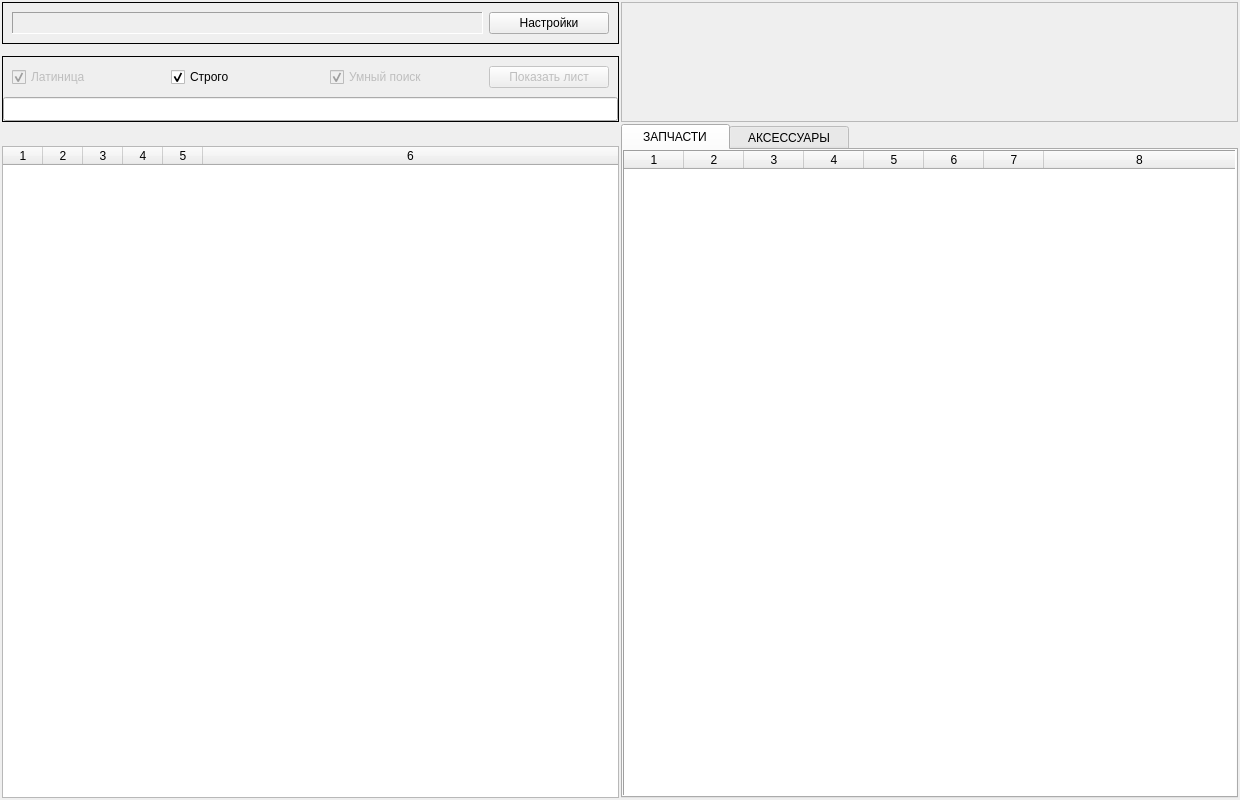
<?xml version="1.0" encoding="UTF-8"?>
<ui version="4.0">
 <class>MainWindow</class>
 <widget class="QMainWindow" name="MainWindow">
  <property name="geometry">
   <rect>
    <x>0</x>
    <y>0</y>
    <width>1240</width>
    <height>800</height>
   </rect>
  </property>
  <property name="windowTitle">
   <string notr="true">MDA</string>
  </property>
  <property name="iconSize">
   <size>
    <width>64</width>
    <height>64</height>
   </size>
  </property>
  <widget class="QWidget" name="centralwidget">
   <layout class="QVBoxLayout" name="verticalLayout">
    <property name="spacing">
     <number>2</number>
    </property>
    <property name="leftMargin">
     <number>2</number>
    </property>
    <property name="topMargin">
     <number>2</number>
    </property>
    <property name="rightMargin">
     <number>2</number>
    </property>
    <property name="bottomMargin">
     <number>2</number>
    </property>
    <item>
     <widget class="QWidget" name="HEAD" native="true">
      <property name="sizePolicy">
       <sizepolicy hsizetype="Preferred" vsizetype="Fixed">
        <horstretch>0</horstretch>
        <verstretch>120</verstretch>
       </sizepolicy>
      </property>
      <property name="minimumSize">
       <size>
        <width>0</width>
        <height>120</height>
       </size>
      </property>
      <property name="maximumSize">
       <size>
        <width>16777215</width>
        <height>120</height>
       </size>
      </property>
      <layout class="QHBoxLayout" name="horizontalLayout">
       <property name="spacing">
        <number>2</number>
       </property>
       <property name="leftMargin">
        <number>0</number>
       </property>
       <property name="topMargin">
        <number>0</number>
       </property>
       <property name="rightMargin">
        <number>0</number>
       </property>
       <property name="bottomMargin">
        <number>0</number>
       </property>
       <item>
        <widget class="QWidget" name="widget_3" native="true">
         <property name="sizePolicy">
          <sizepolicy hsizetype="Expanding" vsizetype="Expanding">
           <horstretch>0</horstretch>
           <verstretch>0</verstretch>
          </sizepolicy>
         </property>
         <layout class="QVBoxLayout" name="verticalLayout_3">
          <property name="spacing">
           <number>2</number>
          </property>
          <property name="leftMargin">
           <number>0</number>
          </property>
          <property name="topMargin">
           <number>0</number>
          </property>
          <property name="rightMargin">
           <number>0</number>
          </property>
          <property name="bottomMargin">
           <number>0</number>
          </property>
          <item>
           <widget class="QFrame" name="frame">
            <property name="frameShape">
             <enum>QFrame::Box</enum>
            </property>
            <property name="frameShadow">
             <enum>QFrame::Plain</enum>
            </property>
            <property name="lineWidth">
             <number>1</number>
            </property>
            <layout class="QHBoxLayout" name="horizontalLayout_5">
             <property name="leftMargin">
              <number>9</number>
             </property>
             <property name="topMargin">
              <number>9</number>
             </property>
             <property name="rightMargin">
              <number>9</number>
             </property>
             <property name="bottomMargin">
              <number>9</number>
             </property>
             <item>
              <widget class="QLabel" name="price_name">
               <property name="font">
                <font>
                 <pointsize>9</pointsize>
                </font>
               </property>
               <property name="frameShape">
                <enum>QFrame::Panel</enum>
               </property>
               <property name="frameShadow">
                <enum>QFrame::Sunken</enum>
               </property>
               <property name="text">
                <string/>
               </property>
               <property name="alignment">
                <set>Qt::AlignCenter</set>
               </property>
              </widget>
             </item>
             <item>
              <widget class="QPushButton" name="settings_button">
               <property name="maximumSize">
                <size>
                 <width>120</width>
                 <height>16777215</height>
                </size>
               </property>
               <property name="sizeIncrement">
                <size>
                 <width>120</width>
                 <height>0</height>
                </size>
               </property>
               <property name="text">
                <string>Настройки</string>
               </property>
              </widget>
             </item>
            </layout>
           </widget>
          </item>
          <item>
           <spacer name="verticalSpacer_2">
            <property name="orientation">
             <enum>Qt::Vertical</enum>
            </property>
            <property name="sizeHint" stdset="0">
             <size>
              <width>20</width>
              <height>40</height>
             </size>
            </property>
           </spacer>
          </item>
          <item>
           <widget class="QFrame" name="frame_2">
            <property name="frameShape">
             <enum>QFrame::Box</enum>
            </property>
            <property name="frameShadow">
             <enum>QFrame::Plain</enum>
            </property>
            <layout class="QVBoxLayout" name="verticalLayout_7">
             <property name="spacing">
              <number>0</number>
             </property>
             <property name="leftMargin">
              <number>0</number>
             </property>
             <property name="topMargin">
              <number>0</number>
             </property>
             <property name="rightMargin">
              <number>0</number>
             </property>
             <property name="bottomMargin">
              <number>0</number>
             </property>
             <item>
              <widget class="QFrame" name="frame">
               <property name="frameShape">
                <enum>QFrame::NoFrame</enum>
               </property>
               <property name="frameShadow">
                <enum>QFrame::Plain</enum>
               </property>
               <property name="lineWidth">
                <number>1</number>
               </property>
               <layout class="QHBoxLayout" name="horizontalLayout_4">
                <property name="leftMargin">
                 <number>9</number>
                </property>
                <property name="topMargin">
                 <number>9</number>
                </property>
                <property name="rightMargin">
                 <number>9</number>
                </property>
                <property name="bottomMargin">
                 <number>9</number>
                </property>
                <item>
                 <widget class="QCheckBox" name="chb_search_eng">
                  <property name="enabled">
                   <bool>false</bool>
                  </property>
                  <property name="text">
                   <string>Латиница</string>
                  </property>
                  <property name="checked">
                   <bool>true</bool>
                  </property>
                 </widget>
                </item>
                <item>
                 <widget class="QCheckBox" name="chb_search_strict">
                  <property name="text">
                   <string>Строго</string>
                  </property>
                  <property name="checked">
                   <bool>true</bool>
                  </property>
                 </widget>
                </item>
                <item>
                 <widget class="QCheckBox" name="checkBox">
                  <property name="enabled">
                   <bool>false</bool>
                  </property>
                  <property name="text">
                   <string>Умный поиск</string>
                  </property>
                  <property name="checkable">
                   <bool>true</bool>
                  </property>
                  <property name="checked">
                   <bool>true</bool>
                  </property>
                 </widget>
                </item>
                <item>
                 <widget class="QPushButton" name="pushButton">
                  <property name="enabled">
                   <bool>false</bool>
                  </property>
                  <property name="maximumSize">
                   <size>
                    <width>120</width>
                    <height>16777215</height>
                   </size>
                  </property>
                  <property name="sizeIncrement">
                   <size>
                    <width>120</width>
                    <height>0</height>
                   </size>
                  </property>
                  <property name="text">
                   <string>Показать лист</string>
                  </property>
                  <property name="autoDefault">
                   <bool>false</bool>
                  </property>
                  <property name="default">
                   <bool>false</bool>
                  </property>
                  <property name="flat">
                   <bool>false</bool>
                  </property>
                 </widget>
                </item>
               </layout>
              </widget>
             </item>
             <item>
              <widget class="QLineEdit" name="input_search">
               <property name="sizePolicy">
                <sizepolicy hsizetype="Expanding" vsizetype="Fixed">
                 <horstretch>0</horstretch>
                 <verstretch>0</verstretch>
                </sizepolicy>
               </property>
               <property name="minimumSize">
                <size>
                 <width>0</width>
                 <height>24</height>
                </size>
               </property>
               <property name="maximumSize">
                <size>
                 <width>16777215</width>
                 <height>24</height>
                </size>
               </property>
               <property name="font">
                <font>
                 <pointsize>16</pointsize>
                 <weight>75</weight>
                 <bold>true</bold>
                </font>
               </property>
               <property name="layoutDirection">
                <enum>Qt::LeftToRight</enum>
               </property>
               <property name="autoFillBackground">
                <bool>false</bool>
               </property>
               <property name="maxLength">
                <number>255</number>
               </property>
               <property name="alignment">
                <set>Qt::AlignCenter</set>
               </property>
              </widget>
             </item>
            </layout>
           </widget>
          </item>
         </layout>
         <zorder>frame</zorder>
         <zorder>verticalSpacer_2</zorder>
         <zorder>frame_2</zorder>
        </widget>
       </item>
       <item>
        <widget class="QScrollArea" name="scroll_models">
         <property name="widgetResizable">
          <bool>true</bool>
         </property>
         <property name="alignment">
          <set>Qt::AlignBottom|Qt::AlignLeading|Qt::AlignLeft</set>
         </property>
         <widget class="QWidget" name="scroll_models_layout">
          <property name="geometry">
           <rect>
            <x>0</x>
            <y>0</y>
            <width>615</width>
            <height>118</height>
           </rect>
          </property>
          <property name="font">
           <font>
            <pointsize>9</pointsize>
            <weight>50</weight>
            <bold>false</bold>
           </font>
          </property>
          <layout class="QVBoxLayout" name="verticalLayout_2">
           <property name="spacing">
            <number>0</number>
           </property>
           <property name="leftMargin">
            <number>0</number>
           </property>
           <property name="topMargin">
            <number>0</number>
           </property>
           <property name="rightMargin">
            <number>0</number>
           </property>
           <property name="bottomMargin">
            <number>0</number>
           </property>
          </layout>
         </widget>
        </widget>
       </item>
      </layout>
     </widget>
    </item>
    <item>
     <widget class="QWidget" name="BODY" native="true">
      <layout class="QHBoxLayout" name="horizontalLayout_3">
       <property name="spacing">
        <number>2</number>
       </property>
       <property name="leftMargin">
        <number>0</number>
       </property>
       <property name="topMargin">
        <number>0</number>
       </property>
       <property name="rightMargin">
        <number>0</number>
       </property>
       <property name="bottomMargin">
        <number>0</number>
       </property>
       <item>
        <widget class="QWidget" name="price_widget" native="true">
         <layout class="QVBoxLayout" name="verticalLayout_4">
          <property name="spacing">
           <number>2</number>
          </property>
          <property name="leftMargin">
           <number>0</number>
          </property>
          <property name="topMargin">
           <number>0</number>
          </property>
          <property name="rightMargin">
           <number>0</number>
          </property>
          <property name="bottomMargin">
           <number>0</number>
          </property>
          <item>
           <widget class="QWidget" name="model_widget" native="true">
            <property name="sizePolicy">
             <sizepolicy hsizetype="Preferred" vsizetype="Preferred">
              <horstretch>0</horstretch>
              <verstretch>20</verstretch>
             </sizepolicy>
            </property>
            <property name="minimumSize">
             <size>
              <width>0</width>
              <height>20</height>
             </size>
            </property>
            <property name="maximumSize">
             <size>
              <width>16777215</width>
              <height>20</height>
             </size>
            </property>
            <layout class="QHBoxLayout" name="horizontalLayout_2">
             <property name="leftMargin">
              <number>0</number>
             </property>
             <property name="topMargin">
              <number>0</number>
             </property>
             <property name="rightMargin">
              <number>0</number>
             </property>
             <property name="bottomMargin">
              <number>0</number>
             </property>
             <item>
              <widget class="QLabel" name="model_lable">
               <property name="maximumSize">
                <size>
                 <width>16777215</width>
                 <height>16777215</height>
                </size>
               </property>
               <property name="font">
                <font>
                 <pointsize>9</pointsize>
                 <weight>75</weight>
                 <bold>true</bold>
                </font>
               </property>
               <property name="text">
                <string/>
               </property>
               <property name="alignment">
                <set>Qt::AlignCenter</set>
               </property>
              </widget>
             </item>
            </layout>
           </widget>
          </item>
          <item>
           <widget class="QTableWidget" name="table_left">
            <property name="maximumSize">
             <size>
              <width>16777215</width>
              <height>16777215</height>
             </size>
            </property>
            <property name="autoScroll">
             <bool>false</bool>
            </property>
            <property name="editTriggers">
             <set>QAbstractItemView::NoEditTriggers</set>
            </property>
            <property name="selectionMode">
             <enum>QAbstractItemView::SingleSelection</enum>
            </property>
            <property name="selectionBehavior">
             <enum>QAbstractItemView::SelectRows</enum>
            </property>
            <property name="gridStyle">
             <enum>Qt::SolidLine</enum>
            </property>
            <property name="columnCount">
             <number>6</number>
            </property>
            <attribute name="horizontalHeaderVisible">
             <bool>true</bool>
            </attribute>
            <attribute name="horizontalHeaderCascadingSectionResizes">
             <bool>false</bool>
            </attribute>
            <attribute name="horizontalHeaderMinimumSectionSize">
             <number>10</number>
            </attribute>
            <attribute name="horizontalHeaderDefaultSectionSize">
             <number>40</number>
            </attribute>
            <attribute name="horizontalHeaderStretchLastSection">
             <bool>true</bool>
            </attribute>
            <attribute name="verticalHeaderVisible">
             <bool>false</bool>
            </attribute>
            <attribute name="verticalHeaderCascadingSectionResizes">
             <bool>true</bool>
            </attribute>
            <attribute name="verticalHeaderMinimumSectionSize">
             <number>14</number>
            </attribute>
            <attribute name="verticalHeaderDefaultSectionSize">
             <number>14</number>
            </attribute>
            <column/>
            <column/>
            <column/>
            <column/>
            <column/>
            <column/>
           </widget>
          </item>
         </layout>
        </widget>
       </item>
       <item>
        <widget class="QTabWidget" name="tab_widget">
         <property name="focusPolicy">
          <enum>Qt::NoFocus</enum>
         </property>
         <property name="tabShape">
          <enum>QTabWidget::Rounded</enum>
         </property>
         <property name="currentIndex">
          <number>0</number>
         </property>
         <widget class="QWidget" name="tab_3">
          <property name="sizePolicy">
           <sizepolicy hsizetype="Expanding" vsizetype="Expanding">
            <horstretch>0</horstretch>
            <verstretch>0</verstretch>
           </sizepolicy>
          </property>
          <property name="minimumSize">
           <size>
            <width>0</width>
            <height>0</height>
           </size>
          </property>
          <property name="maximumSize">
           <size>
            <width>16777215</width>
            <height>16777215</height>
           </size>
          </property>
          <attribute name="title">
           <string>   ЗАПЧАСТИ   </string>
          </attribute>
          <layout class="QVBoxLayout" name="verticalLayout_5">
           <property name="spacing">
            <number>0</number>
           </property>
           <property name="sizeConstraint">
            <enum>QLayout::SetMaximumSize</enum>
           </property>
           <property name="leftMargin">
            <number>0</number>
           </property>
           <property name="topMargin">
            <number>0</number>
           </property>
           <property name="rightMargin">
            <number>0</number>
           </property>
           <property name="bottomMargin">
            <number>0</number>
           </property>
           <item>
            <widget class="QTableWidget" name="table_parts">
             <property name="frameShape">
              <enum>QFrame::Panel</enum>
             </property>
             <property name="horizontalScrollBarPolicy">
              <enum>Qt::ScrollBarAsNeeded</enum>
             </property>
             <property name="autoScrollMargin">
              <number>16</number>
             </property>
             <property name="editTriggers">
              <set>QAbstractItemView::NoEditTriggers</set>
             </property>
             <property name="selectionMode">
              <enum>QAbstractItemView::SingleSelection</enum>
             </property>
             <property name="selectionBehavior">
              <enum>QAbstractItemView::SelectRows</enum>
             </property>
             <property name="showGrid">
              <bool>false</bool>
             </property>
             <property name="columnCount">
              <number>8</number>
             </property>
             <attribute name="horizontalHeaderMinimumSectionSize">
              <number>4</number>
             </attribute>
             <attribute name="horizontalHeaderDefaultSectionSize">
              <number>60</number>
             </attribute>
             <attribute name="horizontalHeaderHighlightSections">
              <bool>false</bool>
             </attribute>
             <attribute name="horizontalHeaderStretchLastSection">
              <bool>true</bool>
             </attribute>
             <attribute name="verticalHeaderVisible">
              <bool>false</bool>
             </attribute>
             <attribute name="verticalHeaderMinimumSectionSize">
              <number>14</number>
             </attribute>
             <attribute name="verticalHeaderDefaultSectionSize">
              <number>14</number>
             </attribute>
             <column/>
             <column/>
             <column/>
             <column/>
             <column/>
             <column/>
             <column/>
             <column/>
            </widget>
           </item>
          </layout>
         </widget>
         <widget class="QWidget" name="tab_4">
          <attribute name="title">
           <string>  АКСЕССУАРЫ  </string>
          </attribute>
          <layout class="QVBoxLayout" name="verticalLayout_6">
           <property name="spacing">
            <number>0</number>
           </property>
           <property name="sizeConstraint">
            <enum>QLayout::SetMaximumSize</enum>
           </property>
           <property name="leftMargin">
            <number>0</number>
           </property>
           <property name="topMargin">
            <number>0</number>
           </property>
           <property name="rightMargin">
            <number>0</number>
           </property>
           <property name="bottomMargin">
            <number>0</number>
           </property>
           <item>
            <widget class="QTableWidget" name="table_accesory">
             <property name="frameShape">
              <enum>QFrame::Panel</enum>
             </property>
             <property name="horizontalScrollBarPolicy">
              <enum>Qt::ScrollBarAsNeeded</enum>
             </property>
             <property name="autoScrollMargin">
              <number>16</number>
             </property>
             <property name="editTriggers">
              <set>QAbstractItemView::NoEditTriggers</set>
             </property>
             <property name="selectionMode">
              <enum>QAbstractItemView::SingleSelection</enum>
             </property>
             <property name="selectionBehavior">
              <enum>QAbstractItemView::SelectRows</enum>
             </property>
             <property name="showGrid">
              <bool>false</bool>
             </property>
             <property name="columnCount">
              <number>8</number>
             </property>
             <attribute name="horizontalHeaderMinimumSectionSize">
              <number>4</number>
             </attribute>
             <attribute name="horizontalHeaderDefaultSectionSize">
              <number>60</number>
             </attribute>
             <attribute name="horizontalHeaderHighlightSections">
              <bool>false</bool>
             </attribute>
             <attribute name="horizontalHeaderStretchLastSection">
              <bool>true</bool>
             </attribute>
             <attribute name="verticalHeaderVisible">
              <bool>false</bool>
             </attribute>
             <attribute name="verticalHeaderMinimumSectionSize">
              <number>14</number>
             </attribute>
             <attribute name="verticalHeaderDefaultSectionSize">
              <number>14</number>
             </attribute>
             <column/>
             <column/>
             <column/>
             <column/>
             <column/>
             <column/>
             <column/>
             <column/>
            </widget>
           </item>
          </layout>
         </widget>
        </widget>
       </item>
      </layout>
     </widget>
    </item>
   </layout>
  </widget>
 </widget>
 <resources/>
 <connections/>
</ui>
